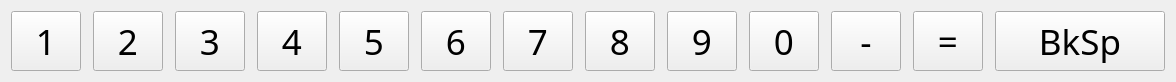
    <widget class="QWidget" name="layoutWidgetRow0">
      <property name="geometry">
        <rect>
          <x>9</x>
          <y>20</y>
          <width>1156</width>
          <height>62</height>
        </rect>
      </property>
      <property name="font">
        <font>
          <family>PT Sans</family>
          <pointsize>24</pointsize>
        </font>
      </property>
      <layout class="QHBoxLayout" name="hlRow0">
        <property name="spacing">
          <number>12</number>
        </property>
        <item>
          <widget class="QToolButton" name="KEY_1">
            <property name="sizePolicy">
              <sizepolicy hsizetype="MinimumExpanding" vsizetype="MinimumExpanding">
                <horstretch>0</horstretch>
                <verstretch>0</verstretch>
              </sizepolicy>
            </property>
            <property name="minimumSize">
              <size>
                <width>70</width>
                <height>60</height>
              </size>
            </property>
            <property name="maximumSize">
              <size>
                <width>70</width>
                <height>60</height>
              </size>
            </property>
            <property name="font">
              <font>
                <family>PT Sans</family>
                <pointsize>26</pointsize>
              </font>
            </property>
            <property name="focusPolicy">
              <enum>Qt::NoFocus</enum>
            </property>
            <property name="text">
              <string>1</string>
            </property>
          </widget>
        </item>
        <item>
          <widget class="QToolButton" name="KEY_2">
            <property name="sizePolicy">
              <sizepolicy hsizetype="MinimumExpanding" vsizetype="MinimumExpanding">
                <horstretch>0</horstretch>
                <verstretch>0</verstretch>
              </sizepolicy>
            </property>
            <property name="minimumSize">
              <size>
                <width>70</width>
                <height>60</height>
              </size>
            </property>
            <property name="maximumSize">
              <size>
                <width>70</width>
                <height>60</height>
              </size>
            </property>
            <property name="font">
              <font>
                <family>PT Sans</family>
                <pointsize>26</pointsize>
              </font>
            </property>
            <property name="focusPolicy">
              <enum>Qt::NoFocus</enum>
            </property>
            <property name="text">
              <string>2</string>
            </property>
          </widget>
        </item>
        <item>
          <widget class="QToolButton" name="KEY_3">
            <property name="sizePolicy">
              <sizepolicy hsizetype="MinimumExpanding" vsizetype="MinimumExpanding">
                <horstretch>0</horstretch>
                <verstretch>0</verstretch>
              </sizepolicy>
            </property>
            <property name="minimumSize">
              <size>
                <width>70</width>
                <height>60</height>
              </size>
            </property>
            <property name="maximumSize">
              <size>
                <width>70</width>
                <height>60</height>
              </size>
            </property>
            <property name="font">
              <font>
                <family>PT Sans</family>
                <pointsize>26</pointsize>
              </font>
            </property>
            <property name="focusPolicy">
              <enum>Qt::NoFocus</enum>
            </property>
            <property name="text">
              <string>3</string>
            </property>
          </widget>
        </item>
        <item>
          <widget class="QToolButton" name="KEY_4">
            <property name="sizePolicy">
              <sizepolicy hsizetype="MinimumExpanding" vsizetype="MinimumExpanding">
                <horstretch>0</horstretch>
                <verstretch>0</verstretch>
              </sizepolicy>
            </property>
            <property name="minimumSize">
              <size>
                <width>70</width>
                <height>60</height>
              </size>
            </property>
            <property name="maximumSize">
              <size>
                <width>70</width>
                <height>60</height>
              </size>
            </property>
            <property name="font">
              <font>
                <family>PT Sans</family>
                <pointsize>26</pointsize>
              </font>
            </property>
            <property name="focusPolicy">
              <enum>Qt::NoFocus</enum>
            </property>
            <property name="text">
              <string>4</string>
            </property>
          </widget>
        </item>
        <item>
          <widget class="QToolButton" name="KEY_5">
            <property name="sizePolicy">
              <sizepolicy hsizetype="MinimumExpanding" vsizetype="MinimumExpanding">
                <horstretch>0</horstretch>
                <verstretch>0</verstretch>
              </sizepolicy>
            </property>
            <property name="minimumSize">
              <size>
                <width>70</width>
                <height>60</height>
              </size>
            </property>
            <property name="maximumSize">
              <size>
                <width>70</width>
                <height>60</height>
              </size>
            </property>
            <property name="font">
              <font>
                <family>PT Sans</family>
                <pointsize>26</pointsize>
              </font>
            </property>
            <property name="focusPolicy">
              <enum>Qt::NoFocus</enum>
            </property>
            <property name="text">
              <string>5</string>
            </property>
          </widget>
        </item>
        <item>
          <widget class="QToolButton" name="KEY_6">
            <property name="sizePolicy">
              <sizepolicy hsizetype="MinimumExpanding" vsizetype="MinimumExpanding">
                <horstretch>0</horstretch>
                <verstretch>0</verstretch>
              </sizepolicy>
            </property>
            <property name="minimumSize">
              <size>
                <width>70</width>
                <height>60</height>
              </size>
            </property>
            <property name="maximumSize">
              <size>
                <width>70</width>
                <height>60</height>
              </size>
            </property>
            <property name="font">
              <font>
                <family>PT Sans</family>
                <pointsize>26</pointsize>
              </font>
            </property>
            <property name="focusPolicy">
              <enum>Qt::NoFocus</enum>
            </property>
            <property name="text">
              <string>6</string>
            </property>
          </widget>
        </item>
        <item>
          <widget class="QToolButton" name="KEY_7">
            <property name="sizePolicy">
              <sizepolicy hsizetype="MinimumExpanding" vsizetype="MinimumExpanding">
                <horstretch>0</horstretch>
                <verstretch>0</verstretch>
              </sizepolicy>
            </property>
            <property name="minimumSize">
              <size>
                <width>70</width>
                <height>60</height>
              </size>
            </property>
            <property name="maximumSize">
              <size>
                <width>70</width>
                <height>60</height>
              </size>
            </property>
            <property name="font">
              <font>
                <family>PT Sans</family>
                <pointsize>26</pointsize>
              </font>
            </property>
            <property name="focusPolicy">
              <enum>Qt::NoFocus</enum>
            </property>
            <property name="text">
              <string>7</string>
            </property>
          </widget>
        </item>
        <item>
          <widget class="QToolButton" name="KEY_8">
            <property name="sizePolicy">
              <sizepolicy hsizetype="MinimumExpanding" vsizetype="MinimumExpanding">
                <horstretch>0</horstretch>
                <verstretch>0</verstretch>
              </sizepolicy>
            </property>
            <property name="minimumSize">
              <size>
                <width>70</width>
                <height>60</height>
              </size>
            </property>
            <property name="maximumSize">
              <size>
                <width>70</width>
                <height>60</height>
              </size>
            </property>
            <property name="font">
              <font>
                <family>PT Sans</family>
                <pointsize>26</pointsize>
              </font>
            </property>
            <property name="focusPolicy">
              <enum>Qt::NoFocus</enum>
            </property>
            <property name="text">
              <string>8</string>
            </property>
          </widget>
        </item>
        <item>
          <widget class="QToolButton" name="KEY_9">
            <property name="sizePolicy">
              <sizepolicy hsizetype="MinimumExpanding" vsizetype="MinimumExpanding">
                <horstretch>0</horstretch>
                <verstretch>0</verstretch>
              </sizepolicy>
            </property>
            <property name="minimumSize">
              <size>
                <width>70</width>
                <height>60</height>
              </size>
            </property>
            <property name="maximumSize">
              <size>
                <width>70</width>
                <height>60</height>
              </size>
            </property>
            <property name="font">
              <font>
                <family>PT Sans</family>
                <pointsize>26</pointsize>
              </font>
            </property>
            <property name="focusPolicy">
              <enum>Qt::NoFocus</enum>
            </property>
            <property name="text">
              <string>9</string>
            </property>
          </widget>
        </item>
        <item>
          <widget class="QToolButton" name="KEY_0">
            <property name="sizePolicy">
              <sizepolicy hsizetype="MinimumExpanding" vsizetype="MinimumExpanding">
                <horstretch>0</horstretch>
                <verstretch>0</verstretch>
              </sizepolicy>
            </property>
            <property name="minimumSize">
              <size>
                <width>70</width>
                <height>60</height>
              </size>
            </property>
            <property name="maximumSize">
              <size>
                <width>70</width>
                <height>60</height>
              </size>
            </property>
            <property name="font">
              <font>
                <family>PT Sans</family>
                <pointsize>26</pointsize>
              </font>
            </property>
            <property name="focusPolicy">
              <enum>Qt::NoFocus</enum>
            </property>
            <property name="text">
              <string>0</string>
            </property>
          </widget>
        </item>
        <item>
          <widget class="QToolButton" name="KEY_MINUS">
            <property name="sizePolicy">
              <sizepolicy hsizetype="MinimumExpanding" vsizetype="MinimumExpanding">
                <horstretch>0</horstretch>
                <verstretch>0</verstretch>
              </sizepolicy>
            </property>
            <property name="minimumSize">
              <size>
                <width>70</width>
                <height>60</height>
              </size>
            </property>
            <property name="maximumSize">
              <size>
                <width>70</width>
                <height>60</height>
              </size>
            </property>
            <property name="font">
              <font>
                <family>PT Sans</family>
                <pointsize>26</pointsize>
              </font>
            </property>
            <property name="focusPolicy">
              <enum>Qt::NoFocus</enum>
            </property>
            <property name="text">
              <string>-</string>
            </property>
          </widget>
        </item>
        <item>
          <widget class="QToolButton" name="KEY_EQUAL">
            <property name="sizePolicy">
              <sizepolicy hsizetype="MinimumExpanding" vsizetype="MinimumExpanding">
                <horstretch>0</horstretch>
                <verstretch>0</verstretch>
              </sizepolicy>
            </property>
            <property name="minimumSize">
              <size>
                <width>70</width>
                <height>60</height>
              </size>
            </property>
            <property name="maximumSize">
              <size>
                <width>70</width>
                <height>60</height>
              </size>
            </property>
            <property name="font">
              <font>
                <family>PT Sans</family>
                <pointsize>26</pointsize>
              </font>
            </property>
            <property name="focusPolicy">
              <enum>Qt::NoFocus</enum>
            </property>
            <property name="text">
              <string>=</string>
            </property>
          </widget>
        </item>
        <item>
          <widget class="QToolButton" name="KEY_BACKSPACE">
            <property name="sizePolicy">
              <sizepolicy hsizetype="MinimumExpanding" vsizetype="MinimumExpanding">
                <horstretch>0</horstretch>
                <verstretch>0</verstretch>
              </sizepolicy>
            </property>
            <property name="minimumSize">
              <size>
                <width>170</width>
                <height>60</height>
              </size>
            </property>
            <property name="maximumSize">
              <size>
                <width>145</width>
                <height>60</height>
              </size>
            </property>
            <property name="font">
              <font>
                <family>PT Sans</family>
                <pointsize>26</pointsize>
              </font>
            </property>
            <property name="focusPolicy">
              <enum>Qt::NoFocus</enum>
            </property>
            <property name="text">
              <string>BkSp</string>
            </property>
            <property name="icon">
              <iconset resource="../GUI/Resources/Resources.qrc">
                <normaloff>:/Images/backspace_b.png</normaloff>:/Images/backspace_b.png</iconset>
            </property>
            <property name="iconSize">
              <size>
                <width>32</width>
                <height>32</height>
              </size>
            </property>
          </widget>
        </item>
      </layout>
    </widget>
